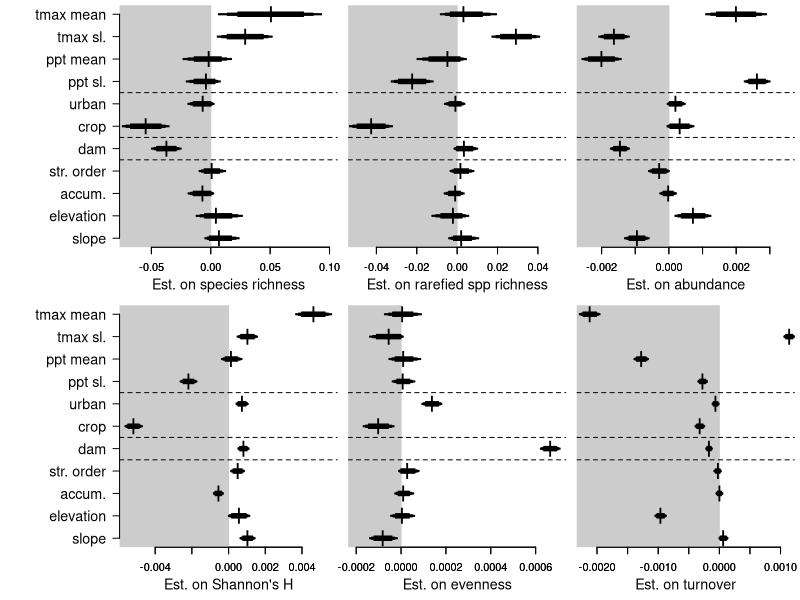

Source code (R):
##Set working directory
setwd("C:/Users/ewelti/Desktop/git/EuroAquaticMacroInverts/")

# attach data
drivEst <- read.csv("outputs/Driver_metaanaly_Ests.csv")
#drivEst <- read.csv("outputs/Driver_horseshoe_metaanaly_Ests.csv")
head(drivEst)
unique(drivEst$Response)

options(scipen=999)

tiff(filename = "plots/drivers/Drivers_taxonDiv_simple.tiff", width = 12, height = 9, units = 'in', res = 600, compression = 'lzw')
#tiff(filename = "plots/drivers/Drivers_horseshoe_taxonDiv.tiff", width = 12, height = 9, units = 'in', res = 600, compression = 'lzw')

layout(mat = matrix(c(1:8), 
                        nrow = 2, 
                        ncol = 4),
       heights = c(2,2,2,2,2,2,2,2),
       widths = c(1,2,2,2,1,2,2,2))
#layout.show(8)

par(mar=c(4,0.4,0.4,0.4))
#empty plot for where the labels will go
plot(0, xaxt = 'n', yaxt = 'n', bty = 'n', pch = '', ylab = '', xlab = '')
plot(0, xaxt = 'n', yaxt = 'n', bty = 'n', pch = '', ylab = '', xlab = '')
#####################Taxonomic metrics ##############################
#### Spp Richness #####
sub <- subset(drivEst, Response == "spp_richness")
est <- sub$Estimate[2:12]
yy <- c(9,11,10,12,5,4,3,2,8,7,6)
plot(yy ~ est, ylab="",xlab="", yaxt="n", las=1, type="n",xlim=c(-0.07,0.10), cex=2, bty="n")
polygon(x=c(-100,-100,0,0),
        y=c(-4,22,22,-4), col = "grey80", border = "grey80")
axis(2, at=yy, labels=c("ppt sl.","tmax sl.",  "ppt mean", "tmax mean",
				"str. order", "accum.", "elevation", "slope",
  				"urban","crop", "dam"), las=1,cex.axis=1.3)
title(xlab="Est. on species richness", line=2.4,cex.lab=1.3)
axis(side = 1, lwd = 1)
points(yy ~ est, pch="l",cex=2)
yyy1=c(0.975,1.025,1.025,0.975)
yyy2=c(0.95,1.05,1.05,0.95)
yyy3=c(0.9,1.1,1.1,0.9)
polygon(x=c(sub$Q2.5[9], sub$Q2.5[9], sub$Q97.5[9], sub$Q97.5[9]),y=(yyy1+1), col = 1, border = 1,lwd = 1)
polygon(x=c(sub$Q5[9], sub$Q5[9], sub$Q95[9], sub$Q95[9]),y=(yyy2+1), col = 1, border = 1,lwd = 1)
polygon(x=c(sub$Q10[9], sub$Q10[9], sub$Q90[9], sub$Q90[9]),y=(yyy3+1), col = 1, border = 1,lwd = 1)
polygon(x=c(sub$Q2.5[8], sub$Q2.5[8], sub$Q97.5[8], sub$Q97.5[8]),y=(yyy1+2), col = 1, border = 1,lwd = 1)
polygon(x=c(sub$Q5[8], sub$Q5[8], sub$Q95[8], sub$Q95[8]),y=(yyy2+2), col = 1, border = 1,lwd = 1)
polygon(x=c(sub$Q10[8], sub$Q10[8], sub$Q90[8], sub$Q90[8]),y=(yyy3+2), col = 1, border = 1,lwd = 1)
polygon(x=c(sub$Q2.5[7], sub$Q2.5[7], sub$Q97.5[7], sub$Q97.5[7]),y=(yyy1+3), col = 1, border = 1,lwd = 1)
polygon(x=c(sub$Q5[7], sub$Q5[7], sub$Q95[7], sub$Q95[7]),y=(yyy2+3), col = 1, border = 1,lwd = 1)
polygon(x=c(sub$Q10[7], sub$Q10[7], sub$Q90[7], sub$Q90[7]),y=(yyy3+3), col = 1, border = 1,lwd = 1)
polygon(x=c(sub$Q2.5[6], sub$Q2.5[6], sub$Q97.5[6], sub$Q97.5[6]),y=(yyy1+4), col = 1, border = 1,lwd = 1)
polygon(x=c(sub$Q5[6], sub$Q5[6], sub$Q95[6], sub$Q95[6]),y=(yyy2+4), col = 1, border = 1,lwd = 1)
polygon(x=c(sub$Q10[6], sub$Q10[6], sub$Q90[6], sub$Q90[6]),y=(yyy3+4), col = 1, border = 1,lwd = 1)
polygon(x=c(sub$Q2.5[12], sub$Q2.5[12], sub$Q97.5[12], sub$Q97.5[12]),y=(yyy1+5), col = 1, border = 1,lwd = 1)
polygon(x=c(sub$Q5[12], sub$Q5[12], sub$Q95[12], sub$Q95[12]),y=(yyy2+5), col = 1, border = 1,lwd = 1)
polygon(x=c(sub$Q10[12], sub$Q10[12], sub$Q90[12], sub$Q90[12]),y=(yyy3+5), col = 1, border = 1,lwd = 1)
polygon(x=c(sub$Q2.5[11], sub$Q2.5[11], sub$Q97.5[11], sub$Q97.5[11]),y=(yyy1+6), col = 1, border = 1,lwd = 1)
polygon(x=c(sub$Q5[11], sub$Q5[11], sub$Q95[11], sub$Q95[11]),y=(yyy2+6), col = 1, border = 1,lwd = 1)
polygon(x=c(sub$Q10[11], sub$Q10[11], sub$Q90[11], sub$Q90[11]),y=(yyy3+6), col = 1, border = 1,lwd = 1)
polygon(x=c(sub$Q2.5[10], sub$Q2.5[10], sub$Q97.5[10], sub$Q97.5[10]),y=(yyy1+7), col = 1, border = 1,lwd = 1)
polygon(x=c(sub$Q5[10], sub$Q5[10], sub$Q95[10], sub$Q95[10]),y=(yyy2+7), col = 1, border = 1,lwd = 1)
polygon(x=c(sub$Q10[10], sub$Q10[10], sub$Q90[10], sub$Q90[10]),y=(yyy3+7), col = 1, border = 1,lwd = 1)
polygon(x=c(sub$Q2.5[2], sub$Q2.5[2], sub$Q97.5[2], sub$Q97.5[2]),y=(yyy1+8), col = 1, border = 1,lwd = 1)
polygon(x=c(sub$Q5[2], sub$Q5[2], sub$Q95[2], sub$Q95[2]),y=(yyy2+8), col = 1, border = 1,lwd = 1)
polygon(x=c(sub$Q10[2], sub$Q10[2], sub$Q90[2], sub$Q90[2]),y=(yyy3+8), col = 1, border = 1,lwd = 1)
polygon(x=c(sub$Q2.5[4], sub$Q2.5[4], sub$Q97.5[4], sub$Q97.5[4]),y=(yyy1+9), col = 1, border = 1,lwd = 1)
polygon(x=c(sub$Q5[4], sub$Q5[4], sub$Q95[4], sub$Q95[4]),y=(yyy2+9), col = 1, border = 1,lwd = 1)
polygon(x=c(sub$Q10[4], sub$Q10[4], sub$Q90[4], sub$Q90[4]),y=(yyy3+9), col = 1, border = 1,lwd = 1)
polygon(x=c(sub$Q2.5[3], sub$Q2.5[3], sub$Q97.5[3], sub$Q97.5[3]),y=(yyy1+10), col = 1, border = 1,lwd = 1)
polygon(x=c(sub$Q5[3], sub$Q5[3], sub$Q95[3], sub$Q95[3]),y=(yyy2+10), col = 1, border = 1,lwd = 1)
polygon(x=c(sub$Q10[3], sub$Q10[3], sub$Q90[3], sub$Q90[3]),y=(yyy3+10), col = 1, border = 1,lwd = 1)
polygon(x=c(sub$Q2.5[5], sub$Q2.5[5], sub$Q97.5[5], sub$Q97.5[5]),y=(yyy1+11), col = 1, border = 1,lwd = 1)
polygon(x=c(sub$Q5[5], sub$Q5[5], sub$Q95[5], sub$Q95[5]),y=(yyy2+11), col = 1, border = 1,lwd = 1)
polygon(x=c(sub$Q10[5], sub$Q10[5], sub$Q90[5], sub$Q90[5]),y=(yyy3+11), col = 1, border = 1,lwd = 1)
abline(h=5.5,lty=2)
abline(h=6.5,lty=2)
abline(h=8.5,lty=2)

#### shannonsH #####
sub <- subset(drivEst, Response == "shannonsH")
est <- sub$Estimate[2:12]
plot(yy ~ est, ylab="",xlab="", yaxt="n", las=1, type="n",xlim=c(-0.0055,0.0055), cex=2, bty="n")
title(xlab="Est. on Shannon's H", line=2.4,cex.lab=1.3)
polygon(x=c(-100,-100,0,0),
        y=c(-4,22,22,-4), col = "grey80", border = "grey80")
axis(2, at=yy, labels=c("ppt sl.","tmax sl.",  "ppt mean", "tmax mean",
				"str. order", "accum.", "elevation", "slope",
  				"urban","crop", "dam"), las=1,cex.axis=1.3)
axis(side = 1, lwd = 1)

points(yy ~ est, pch="l",cex=2)
yyy1=c(0.975,1.025,1.025,0.975)
yyy2=c(0.95,1.05,1.05,0.95)
yyy3=c(0.9,1.1,1.1,0.9)
polygon(x=c(sub$Q2.5[9], sub$Q2.5[9], sub$Q97.5[9], sub$Q97.5[9]),y=(yyy1+1), col = 1, border = 1,lwd = 1)
polygon(x=c(sub$Q5[9], sub$Q5[9], sub$Q95[9], sub$Q95[9]),y=(yyy2+1), col = 1, border = 1,lwd = 1)
polygon(x=c(sub$Q10[9], sub$Q10[9], sub$Q90[9], sub$Q90[9]),y=(yyy3+1), col = 1, border = 1,lwd = 1)
polygon(x=c(sub$Q2.5[8], sub$Q2.5[8], sub$Q97.5[8], sub$Q97.5[8]),y=(yyy1+2), col = 1, border = 1,lwd = 1)
polygon(x=c(sub$Q5[8], sub$Q5[8], sub$Q95[8], sub$Q95[8]),y=(yyy2+2), col = 1, border = 1,lwd = 1)
polygon(x=c(sub$Q10[8], sub$Q10[8], sub$Q90[8], sub$Q90[8]),y=(yyy3+2), col = 1, border = 1,lwd = 1)
polygon(x=c(sub$Q2.5[7], sub$Q2.5[7], sub$Q97.5[7], sub$Q97.5[7]),y=(yyy1+3), col = 1, border = 1,lwd = 1)
polygon(x=c(sub$Q5[7], sub$Q5[7], sub$Q95[7], sub$Q95[7]),y=(yyy2+3), col = 1, border = 1,lwd = 1)
polygon(x=c(sub$Q10[7], sub$Q10[7], sub$Q90[7], sub$Q90[7]),y=(yyy3+3), col = 1, border = 1,lwd = 1)
polygon(x=c(sub$Q2.5[6], sub$Q2.5[6], sub$Q97.5[6], sub$Q97.5[6]),y=(yyy1+4), col = 1, border = 1,lwd = 1)
polygon(x=c(sub$Q5[6], sub$Q5[6], sub$Q95[6], sub$Q95[6]),y=(yyy2+4), col = 1, border = 1,lwd = 1)
polygon(x=c(sub$Q10[6], sub$Q10[6], sub$Q90[6], sub$Q90[6]),y=(yyy3+4), col = 1, border = 1,lwd = 1)
polygon(x=c(sub$Q2.5[12], sub$Q2.5[12], sub$Q97.5[12], sub$Q97.5[12]),y=(yyy1+5), col = 1, border = 1,lwd = 1)
polygon(x=c(sub$Q5[12], sub$Q5[12], sub$Q95[12], sub$Q95[12]),y=(yyy2+5), col = 1, border = 1,lwd = 1)
polygon(x=c(sub$Q10[12], sub$Q10[12], sub$Q90[12], sub$Q90[12]),y=(yyy3+5), col = 1, border = 1,lwd = 1)
polygon(x=c(sub$Q2.5[11], sub$Q2.5[11], sub$Q97.5[11], sub$Q97.5[11]),y=(yyy1+6), col = 1, border = 1,lwd = 1)
polygon(x=c(sub$Q5[11], sub$Q5[11], sub$Q95[11], sub$Q95[11]),y=(yyy2+6), col = 1, border = 1,lwd = 1)
polygon(x=c(sub$Q10[11], sub$Q10[11], sub$Q90[11], sub$Q90[11]),y=(yyy3+6), col = 1, border = 1,lwd = 1)
polygon(x=c(sub$Q2.5[10], sub$Q2.5[10], sub$Q97.5[10], sub$Q97.5[10]),y=(yyy1+7), col = 1, border = 1,lwd = 1)
polygon(x=c(sub$Q5[10], sub$Q5[10], sub$Q95[10], sub$Q95[10]),y=(yyy2+7), col = 1, border = 1,lwd = 1)
polygon(x=c(sub$Q10[10], sub$Q10[10], sub$Q90[10], sub$Q90[10]),y=(yyy3+7), col = 1, border = 1,lwd = 1)
polygon(x=c(sub$Q2.5[2], sub$Q2.5[2], sub$Q97.5[2], sub$Q97.5[2]),y=(yyy1+8), col = 1, border = 1,lwd = 1)
polygon(x=c(sub$Q5[2], sub$Q5[2], sub$Q95[2], sub$Q95[2]),y=(yyy2+8), col = 1, border = 1,lwd = 1)
polygon(x=c(sub$Q10[2], sub$Q10[2], sub$Q90[2], sub$Q90[2]),y=(yyy3+8), col = 1, border = 1,lwd = 1)
polygon(x=c(sub$Q2.5[4], sub$Q2.5[4], sub$Q97.5[4], sub$Q97.5[4]),y=(yyy1+9), col = 1, border = 1,lwd = 1)
polygon(x=c(sub$Q5[4], sub$Q5[4], sub$Q95[4], sub$Q95[4]),y=(yyy2+9), col = 1, border = 1,lwd = 1)
polygon(x=c(sub$Q10[4], sub$Q10[4], sub$Q90[4], sub$Q90[4]),y=(yyy3+9), col = 1, border = 1,lwd = 1)
polygon(x=c(sub$Q2.5[3], sub$Q2.5[3], sub$Q97.5[3], sub$Q97.5[3]),y=(yyy1+10), col = 1, border = 1,lwd = 1)
polygon(x=c(sub$Q5[3], sub$Q5[3], sub$Q95[3], sub$Q95[3]),y=(yyy2+10), col = 1, border = 1,lwd = 1)
polygon(x=c(sub$Q10[3], sub$Q10[3], sub$Q90[3], sub$Q90[3]),y=(yyy3+10), col = 1, border = 1,lwd = 1)
polygon(x=c(sub$Q2.5[5], sub$Q2.5[5], sub$Q97.5[5], sub$Q97.5[5]),y=(yyy1+11), col = 1, border = 1,lwd = 1)
polygon(x=c(sub$Q5[5], sub$Q5[5], sub$Q95[5], sub$Q95[5]),y=(yyy2+11), col = 1, border = 1,lwd = 1)
polygon(x=c(sub$Q10[5], sub$Q10[5], sub$Q90[5], sub$Q90[5]),y=(yyy3+11), col = 1, border = 1,lwd = 1)
abline(h=5.5,lty=2)
abline(h=6.5,lty=2)
abline(h=8.5,lty=2)

#### spp_richness_rarefied #####
sub <- subset(drivEst, Response == "spp_richness_rarefied")
est <- sub$Estimate[2:12]
plot(yy ~ est, ylab="",xlab="", yaxt="n", las=1, type="n",xlim=c(-0.05,0.05), cex=2, bty="n")
title(xlab="Est. on rarefied spp richness", line=2.4,cex.lab=1.3)
polygon(x=c(-100,-100,0,0),
        y=c(-4,22,22,-4), col = "grey80", border = "grey80")
axis(side = 1, lwd = 1)

points(yy ~ est, pch="l",cex=2)
yyy1=c(0.975,1.025,1.025,0.975)
yyy2=c(0.95,1.05,1.05,0.95)
yyy3=c(0.9,1.1,1.1,0.9)
polygon(x=c(sub$Q2.5[9], sub$Q2.5[9], sub$Q97.5[9], sub$Q97.5[9]),y=(yyy1+1), col = 1, border = 1,lwd = 1)
polygon(x=c(sub$Q5[9], sub$Q5[9], sub$Q95[9], sub$Q95[9]),y=(yyy2+1), col = 1, border = 1,lwd = 1)
polygon(x=c(sub$Q10[9], sub$Q10[9], sub$Q90[9], sub$Q90[9]),y=(yyy3+1), col = 1, border = 1,lwd = 1)
polygon(x=c(sub$Q2.5[8], sub$Q2.5[8], sub$Q97.5[8], sub$Q97.5[8]),y=(yyy1+2), col = 1, border = 1,lwd = 1)
polygon(x=c(sub$Q5[8], sub$Q5[8], sub$Q95[8], sub$Q95[8]),y=(yyy2+2), col = 1, border = 1,lwd = 1)
polygon(x=c(sub$Q10[8], sub$Q10[8], sub$Q90[8], sub$Q90[8]),y=(yyy3+2), col = 1, border = 1,lwd = 1)
polygon(x=c(sub$Q2.5[7], sub$Q2.5[7], sub$Q97.5[7], sub$Q97.5[7]),y=(yyy1+3), col = 1, border = 1,lwd = 1)
polygon(x=c(sub$Q5[7], sub$Q5[7], sub$Q95[7], sub$Q95[7]),y=(yyy2+3), col = 1, border = 1,lwd = 1)
polygon(x=c(sub$Q10[7], sub$Q10[7], sub$Q90[7], sub$Q90[7]),y=(yyy3+3), col = 1, border = 1,lwd = 1)
polygon(x=c(sub$Q2.5[6], sub$Q2.5[6], sub$Q97.5[6], sub$Q97.5[6]),y=(yyy1+4), col = 1, border = 1,lwd = 1)
polygon(x=c(sub$Q5[6], sub$Q5[6], sub$Q95[6], sub$Q95[6]),y=(yyy2+4), col = 1, border = 1,lwd = 1)
polygon(x=c(sub$Q10[6], sub$Q10[6], sub$Q90[6], sub$Q90[6]),y=(yyy3+4), col = 1, border = 1,lwd = 1)
polygon(x=c(sub$Q2.5[12], sub$Q2.5[12], sub$Q97.5[12], sub$Q97.5[12]),y=(yyy1+5), col = 1, border = 1,lwd = 1)
polygon(x=c(sub$Q5[12], sub$Q5[12], sub$Q95[12], sub$Q95[12]),y=(yyy2+5), col = 1, border = 1,lwd = 1)
polygon(x=c(sub$Q10[12], sub$Q10[12], sub$Q90[12], sub$Q90[12]),y=(yyy3+5), col = 1, border = 1,lwd = 1)
polygon(x=c(sub$Q2.5[11], sub$Q2.5[11], sub$Q97.5[11], sub$Q97.5[11]),y=(yyy1+6), col = 1, border = 1,lwd = 1)
polygon(x=c(sub$Q5[11], sub$Q5[11], sub$Q95[11], sub$Q95[11]),y=(yyy2+6), col = 1, border = 1,lwd = 1)
polygon(x=c(sub$Q10[11], sub$Q10[11], sub$Q90[11], sub$Q90[11]),y=(yyy3+6), col = 1, border = 1,lwd = 1)
polygon(x=c(sub$Q2.5[10], sub$Q2.5[10], sub$Q97.5[10], sub$Q97.5[10]),y=(yyy1+7), col = 1, border = 1,lwd = 1)
polygon(x=c(sub$Q5[10], sub$Q5[10], sub$Q95[10], sub$Q95[10]),y=(yyy2+7), col = 1, border = 1,lwd = 1)
polygon(x=c(sub$Q10[10], sub$Q10[10], sub$Q90[10], sub$Q90[10]),y=(yyy3+7), col = 1, border = 1,lwd = 1)
polygon(x=c(sub$Q2.5[2], sub$Q2.5[2], sub$Q97.5[2], sub$Q97.5[2]),y=(yyy1+8), col = 1, border = 1,lwd = 1)
polygon(x=c(sub$Q5[2], sub$Q5[2], sub$Q95[2], sub$Q95[2]),y=(yyy2+8), col = 1, border = 1,lwd = 1)
polygon(x=c(sub$Q10[2], sub$Q10[2], sub$Q90[2], sub$Q90[2]),y=(yyy3+8), col = 1, border = 1,lwd = 1)
polygon(x=c(sub$Q2.5[4], sub$Q2.5[4], sub$Q97.5[4], sub$Q97.5[4]),y=(yyy1+9), col = 1, border = 1,lwd = 1)
polygon(x=c(sub$Q5[4], sub$Q5[4], sub$Q95[4], sub$Q95[4]),y=(yyy2+9), col = 1, border = 1,lwd = 1)
polygon(x=c(sub$Q10[4], sub$Q10[4], sub$Q90[4], sub$Q90[4]),y=(yyy3+9), col = 1, border = 1,lwd = 1)
polygon(x=c(sub$Q2.5[3], sub$Q2.5[3], sub$Q97.5[3], sub$Q97.5[3]),y=(yyy1+10), col = 1, border = 1,lwd = 1)
polygon(x=c(sub$Q5[3], sub$Q5[3], sub$Q95[3], sub$Q95[3]),y=(yyy2+10), col = 1, border = 1,lwd = 1)
polygon(x=c(sub$Q10[3], sub$Q10[3], sub$Q90[3], sub$Q90[3]),y=(yyy3+10), col = 1, border = 1,lwd = 1)
polygon(x=c(sub$Q2.5[5], sub$Q2.5[5], sub$Q97.5[5], sub$Q97.5[5]),y=(yyy1+11), col = 1, border = 1,lwd = 1)
polygon(x=c(sub$Q5[5], sub$Q5[5], sub$Q95[5], sub$Q95[5]),y=(yyy2+11), col = 1, border = 1,lwd = 1)
polygon(x=c(sub$Q10[5], sub$Q10[5], sub$Q90[5], sub$Q90[5]),y=(yyy3+11), col = 1, border = 1,lwd = 1)
abline(h=5.5,lty=2)
abline(h=6.5,lty=2)
abline(h=8.5,lty=2)

#### E10 #####
sub <- subset(drivEst, Response == "E10")
est <- sub$Estimate[2:12]
plot(yy ~ est, ylab="",xlab="", yaxt="n", las=1, type="n",xlim=c(-0.0002,0.0007), cex=2, bty="n")
title(xlab="Est. on evenness", line=2.4,cex.lab=1.3)
polygon(x=c(-100,-100,0,0),
        y=c(-4,22,22,-4), col = "grey80", border = "grey80")
axis(side = 1, lwd = 1)

points(yy ~ est, pch="l",cex=2)
yyy1=c(0.975,1.025,1.025,0.975)
yyy2=c(0.95,1.05,1.05,0.95)
yyy3=c(0.9,1.1,1.1,0.9)
polygon(x=c(sub$Q2.5[9], sub$Q2.5[9], sub$Q97.5[9], sub$Q97.5[9]),y=(yyy1+1), col = 1, border = 1,lwd = 1)
polygon(x=c(sub$Q5[9], sub$Q5[9], sub$Q95[9], sub$Q95[9]),y=(yyy2+1), col = 1, border = 1,lwd = 1)
polygon(x=c(sub$Q10[9], sub$Q10[9], sub$Q90[9], sub$Q90[9]),y=(yyy3+1), col = 1, border = 1,lwd = 1)
polygon(x=c(sub$Q2.5[8], sub$Q2.5[8], sub$Q97.5[8], sub$Q97.5[8]),y=(yyy1+2), col = 1, border = 1,lwd = 1)
polygon(x=c(sub$Q5[8], sub$Q5[8], sub$Q95[8], sub$Q95[8]),y=(yyy2+2), col = 1, border = 1,lwd = 1)
polygon(x=c(sub$Q10[8], sub$Q10[8], sub$Q90[8], sub$Q90[8]),y=(yyy3+2), col = 1, border = 1,lwd = 1)
polygon(x=c(sub$Q2.5[7], sub$Q2.5[7], sub$Q97.5[7], sub$Q97.5[7]),y=(yyy1+3), col = 1, border = 1,lwd = 1)
polygon(x=c(sub$Q5[7], sub$Q5[7], sub$Q95[7], sub$Q95[7]),y=(yyy2+3), col = 1, border = 1,lwd = 1)
polygon(x=c(sub$Q10[7], sub$Q10[7], sub$Q90[7], sub$Q90[7]),y=(yyy3+3), col = 1, border = 1,lwd = 1)
polygon(x=c(sub$Q2.5[6], sub$Q2.5[6], sub$Q97.5[6], sub$Q97.5[6]),y=(yyy1+4), col = 1, border = 1,lwd = 1)
polygon(x=c(sub$Q5[6], sub$Q5[6], sub$Q95[6], sub$Q95[6]),y=(yyy2+4), col = 1, border = 1,lwd = 1)
polygon(x=c(sub$Q10[6], sub$Q10[6], sub$Q90[6], sub$Q90[6]),y=(yyy3+4), col = 1, border = 1,lwd = 1)
polygon(x=c(sub$Q2.5[12], sub$Q2.5[12], sub$Q97.5[12], sub$Q97.5[12]),y=(yyy1+5), col = 1, border = 1,lwd = 1)
polygon(x=c(sub$Q5[12], sub$Q5[12], sub$Q95[12], sub$Q95[12]),y=(yyy2+5), col = 1, border = 1,lwd = 1)
polygon(x=c(sub$Q10[12], sub$Q10[12], sub$Q90[12], sub$Q90[12]),y=(yyy3+5), col = 1, border = 1,lwd = 1)
polygon(x=c(sub$Q2.5[11], sub$Q2.5[11], sub$Q97.5[11], sub$Q97.5[11]),y=(yyy1+6), col = 1, border = 1,lwd = 1)
polygon(x=c(sub$Q5[11], sub$Q5[11], sub$Q95[11], sub$Q95[11]),y=(yyy2+6), col = 1, border = 1,lwd = 1)
polygon(x=c(sub$Q10[11], sub$Q10[11], sub$Q90[11], sub$Q90[11]),y=(yyy3+6), col = 1, border = 1,lwd = 1)
polygon(x=c(sub$Q2.5[10], sub$Q2.5[10], sub$Q97.5[10], sub$Q97.5[10]),y=(yyy1+7), col = 1, border = 1,lwd = 1)
polygon(x=c(sub$Q5[10], sub$Q5[10], sub$Q95[10], sub$Q95[10]),y=(yyy2+7), col = 1, border = 1,lwd = 1)
polygon(x=c(sub$Q10[10], sub$Q10[10], sub$Q90[10], sub$Q90[10]),y=(yyy3+7), col = 1, border = 1,lwd = 1)
polygon(x=c(sub$Q2.5[2], sub$Q2.5[2], sub$Q97.5[2], sub$Q97.5[2]),y=(yyy1+8), col = 1, border = 1,lwd = 1)
polygon(x=c(sub$Q5[2], sub$Q5[2], sub$Q95[2], sub$Q95[2]),y=(yyy2+8), col = 1, border = 1,lwd = 1)
polygon(x=c(sub$Q10[2], sub$Q10[2], sub$Q90[2], sub$Q90[2]),y=(yyy3+8), col = 1, border = 1,lwd = 1)
polygon(x=c(sub$Q2.5[4], sub$Q2.5[4], sub$Q97.5[4], sub$Q97.5[4]),y=(yyy1+9), col = 1, border = 1,lwd = 1)
polygon(x=c(sub$Q5[4], sub$Q5[4], sub$Q95[4], sub$Q95[4]),y=(yyy2+9), col = 1, border = 1,lwd = 1)
polygon(x=c(sub$Q10[4], sub$Q10[4], sub$Q90[4], sub$Q90[4]),y=(yyy3+9), col = 1, border = 1,lwd = 1)
polygon(x=c(sub$Q2.5[3], sub$Q2.5[3], sub$Q97.5[3], sub$Q97.5[3]),y=(yyy1+10), col = 1, border = 1,lwd = 1)
polygon(x=c(sub$Q5[3], sub$Q5[3], sub$Q95[3], sub$Q95[3]),y=(yyy2+10), col = 1, border = 1,lwd = 1)
polygon(x=c(sub$Q10[3], sub$Q10[3], sub$Q90[3], sub$Q90[3]),y=(yyy3+10), col = 1, border = 1,lwd = 1)
polygon(x=c(sub$Q2.5[5], sub$Q2.5[5], sub$Q97.5[5], sub$Q97.5[5]),y=(yyy1+11), col = 1, border = 1,lwd = 1)
polygon(x=c(sub$Q5[5], sub$Q5[5], sub$Q95[5], sub$Q95[5]),y=(yyy2+11), col = 1, border = 1,lwd = 1)
polygon(x=c(sub$Q10[5], sub$Q10[5], sub$Q90[5], sub$Q90[5]),y=(yyy3+11), col = 1, border = 1,lwd = 1)
abline(h=5.5,lty=2)
abline(h=6.5,lty=2)
abline(h=8.5,lty=2)

#### Abundance #####
sub <- subset(drivEst, Response == "abundance")
est <- sub$Estimate[2:12]
plot(yy ~ est, ylab="",xlab="", yaxt="n", las=1, type="n",xlim=c(-0.0025,0.0035), cex=2, bty="n")
title(xlab="Est. on abundance", line=2.4,cex.lab=1.3)
polygon(x=c(-100,-100,0,0),
        y=c(-4,22,22,-4), col = "grey80", border = "grey80")
axis(side = 1, lwd = 1)

points(yy ~ est, pch="l",cex=2)
yyy1=c(0.975,1.025,1.025,0.975)
yyy2=c(0.95,1.05,1.05,0.95)
yyy3=c(0.9,1.1,1.1,0.9)
polygon(x=c(sub$Q2.5[9], sub$Q2.5[9], sub$Q97.5[9], sub$Q97.5[9]),y=(yyy1+1), col = 1, border = 1,lwd = 1)
polygon(x=c(sub$Q5[9], sub$Q5[9], sub$Q95[9], sub$Q95[9]),y=(yyy2+1), col = 1, border = 1,lwd = 1)
polygon(x=c(sub$Q10[9], sub$Q10[9], sub$Q90[9], sub$Q90[9]),y=(yyy3+1), col = 1, border = 1,lwd = 1)
polygon(x=c(sub$Q2.5[8], sub$Q2.5[8], sub$Q97.5[8], sub$Q97.5[8]),y=(yyy1+2), col = 1, border = 1,lwd = 1)
polygon(x=c(sub$Q5[8], sub$Q5[8], sub$Q95[8], sub$Q95[8]),y=(yyy2+2), col = 1, border = 1,lwd = 1)
polygon(x=c(sub$Q10[8], sub$Q10[8], sub$Q90[8], sub$Q90[8]),y=(yyy3+2), col = 1, border = 1,lwd = 1)
polygon(x=c(sub$Q2.5[7], sub$Q2.5[7], sub$Q97.5[7], sub$Q97.5[7]),y=(yyy1+3), col = 1, border = 1,lwd = 1)
polygon(x=c(sub$Q5[7], sub$Q5[7], sub$Q95[7], sub$Q95[7]),y=(yyy2+3), col = 1, border = 1,lwd = 1)
polygon(x=c(sub$Q10[7], sub$Q10[7], sub$Q90[7], sub$Q90[7]),y=(yyy3+3), col = 1, border = 1,lwd = 1)
polygon(x=c(sub$Q2.5[6], sub$Q2.5[6], sub$Q97.5[6], sub$Q97.5[6]),y=(yyy1+4), col = 1, border = 1,lwd = 1)
polygon(x=c(sub$Q5[6], sub$Q5[6], sub$Q95[6], sub$Q95[6]),y=(yyy2+4), col = 1, border = 1,lwd = 1)
polygon(x=c(sub$Q10[6], sub$Q10[6], sub$Q90[6], sub$Q90[6]),y=(yyy3+4), col = 1, border = 1,lwd = 1)
polygon(x=c(sub$Q2.5[12], sub$Q2.5[12], sub$Q97.5[12], sub$Q97.5[12]),y=(yyy1+5), col = 1, border = 1,lwd = 1)
polygon(x=c(sub$Q5[12], sub$Q5[12], sub$Q95[12], sub$Q95[12]),y=(yyy2+5), col = 1, border = 1,lwd = 1)
polygon(x=c(sub$Q10[12], sub$Q10[12], sub$Q90[12], sub$Q90[12]),y=(yyy3+5), col = 1, border = 1,lwd = 1)
polygon(x=c(sub$Q2.5[11], sub$Q2.5[11], sub$Q97.5[11], sub$Q97.5[11]),y=(yyy1+6), col = 1, border = 1,lwd = 1)
polygon(x=c(sub$Q5[11], sub$Q5[11], sub$Q95[11], sub$Q95[11]),y=(yyy2+6), col = 1, border = 1,lwd = 1)
polygon(x=c(sub$Q10[11], sub$Q10[11], sub$Q90[11], sub$Q90[11]),y=(yyy3+6), col = 1, border = 1,lwd = 1)
polygon(x=c(sub$Q2.5[10], sub$Q2.5[10], sub$Q97.5[10], sub$Q97.5[10]),y=(yyy1+7), col = 1, border = 1,lwd = 1)
polygon(x=c(sub$Q5[10], sub$Q5[10], sub$Q95[10], sub$Q95[10]),y=(yyy2+7), col = 1, border = 1,lwd = 1)
polygon(x=c(sub$Q10[10], sub$Q10[10], sub$Q90[10], sub$Q90[10]),y=(yyy3+7), col = 1, border = 1,lwd = 1)
polygon(x=c(sub$Q2.5[2], sub$Q2.5[2], sub$Q97.5[2], sub$Q97.5[2]),y=(yyy1+8), col = 1, border = 1,lwd = 1)
polygon(x=c(sub$Q5[2], sub$Q5[2], sub$Q95[2], sub$Q95[2]),y=(yyy2+8), col = 1, border = 1,lwd = 1)
polygon(x=c(sub$Q10[2], sub$Q10[2], sub$Q90[2], sub$Q90[2]),y=(yyy3+8), col = 1, border = 1,lwd = 1)
polygon(x=c(sub$Q2.5[4], sub$Q2.5[4], sub$Q97.5[4], sub$Q97.5[4]),y=(yyy1+9), col = 1, border = 1,lwd = 1)
polygon(x=c(sub$Q5[4], sub$Q5[4], sub$Q95[4], sub$Q95[4]),y=(yyy2+9), col = 1, border = 1,lwd = 1)
polygon(x=c(sub$Q10[4], sub$Q10[4], sub$Q90[4], sub$Q90[4]),y=(yyy3+9), col = 1, border = 1,lwd = 1)
polygon(x=c(sub$Q2.5[3], sub$Q2.5[3], sub$Q97.5[3], sub$Q97.5[3]),y=(yyy1+10), col = 1, border = 1,lwd = 1)
polygon(x=c(sub$Q5[3], sub$Q5[3], sub$Q95[3], sub$Q95[3]),y=(yyy2+10), col = 1, border = 1,lwd = 1)
polygon(x=c(sub$Q10[3], sub$Q10[3], sub$Q90[3], sub$Q90[3]),y=(yyy3+10), col = 1, border = 1,lwd = 1)
polygon(x=c(sub$Q2.5[5], sub$Q2.5[5], sub$Q97.5[5], sub$Q97.5[5]),y=(yyy1+11), col = 1, border = 1,lwd = 1)
polygon(x=c(sub$Q5[5], sub$Q5[5], sub$Q95[5], sub$Q95[5]),y=(yyy2+11), col = 1, border = 1,lwd = 1)
polygon(x=c(sub$Q10[5], sub$Q10[5], sub$Q90[5], sub$Q90[5]),y=(yyy3+11), col = 1, border = 1,lwd = 1)
abline(h=5.5,lty=2)
abline(h=6.5,lty=2)
abline(h=8.5,lty=2)

#### Turnover #####
sub <- subset(drivEst, Response == "turnover")
est <- sub$Estimate[2:12]
plot(yy ~ est, ylab="",xlab="", yaxt="n", las=1, type="n",xlim=c(-0.0022,0.0011), cex=2, bty="n")
title(xlab="Est. on turnover", line=2.4,cex.lab=1.3)
polygon(x=c(-100,-100,0,0),
        y=c(-4,22,22,-4), col = "grey80", border = "grey80")
axis(side = 1, lwd = 1)

points(yy ~ est, pch="l",cex=2)
yyy1=c(0.975,1.025,1.025,0.975)
yyy2=c(0.95,1.05,1.05,0.95)
yyy3=c(0.9,1.1,1.1,0.9)
polygon(x=c(sub$Q2.5[9], sub$Q2.5[9], sub$Q97.5[9], sub$Q97.5[9]),y=(yyy1+1), col = 1, border = 1,lwd = 1)
polygon(x=c(sub$Q5[9], sub$Q5[9], sub$Q95[9], sub$Q95[9]),y=(yyy2+1), col = 1, border = 1,lwd = 1)
polygon(x=c(sub$Q10[9], sub$Q10[9], sub$Q90[9], sub$Q90[9]),y=(yyy3+1), col = 1, border = 1,lwd = 1)
polygon(x=c(sub$Q2.5[8], sub$Q2.5[8], sub$Q97.5[8], sub$Q97.5[8]),y=(yyy1+2), col = 1, border = 1,lwd = 1)
polygon(x=c(sub$Q5[8], sub$Q5[8], sub$Q95[8], sub$Q95[8]),y=(yyy2+2), col = 1, border = 1,lwd = 1)
polygon(x=c(sub$Q10[8], sub$Q10[8], sub$Q90[8], sub$Q90[8]),y=(yyy3+2), col = 1, border = 1,lwd = 1)
polygon(x=c(sub$Q2.5[7], sub$Q2.5[7], sub$Q97.5[7], sub$Q97.5[7]),y=(yyy1+3), col = 1, border = 1,lwd = 1)
polygon(x=c(sub$Q5[7], sub$Q5[7], sub$Q95[7], sub$Q95[7]),y=(yyy2+3), col = 1, border = 1,lwd = 1)
polygon(x=c(sub$Q10[7], sub$Q10[7], sub$Q90[7], sub$Q90[7]),y=(yyy3+3), col = 1, border = 1,lwd = 1)
polygon(x=c(sub$Q2.5[6], sub$Q2.5[6], sub$Q97.5[6], sub$Q97.5[6]),y=(yyy1+4), col = 1, border = 1,lwd = 1)
polygon(x=c(sub$Q5[6], sub$Q5[6], sub$Q95[6], sub$Q95[6]),y=(yyy2+4), col = 1, border = 1,lwd = 1)
polygon(x=c(sub$Q10[6], sub$Q10[6], sub$Q90[6], sub$Q90[6]),y=(yyy3+4), col = 1, border = 1,lwd = 1)
polygon(x=c(sub$Q2.5[12], sub$Q2.5[12], sub$Q97.5[12], sub$Q97.5[12]),y=(yyy1+5), col = 1, border = 1,lwd = 1)
polygon(x=c(sub$Q5[12], sub$Q5[12], sub$Q95[12], sub$Q95[12]),y=(yyy2+5), col = 1, border = 1,lwd = 1)
polygon(x=c(sub$Q10[12], sub$Q10[12], sub$Q90[12], sub$Q90[12]),y=(yyy3+5), col = 1, border = 1,lwd = 1)
polygon(x=c(sub$Q2.5[11], sub$Q2.5[11], sub$Q97.5[11], sub$Q97.5[11]),y=(yyy1+6), col = 1, border = 1,lwd = 1)
polygon(x=c(sub$Q5[11], sub$Q5[11], sub$Q95[11], sub$Q95[11]),y=(yyy2+6), col = 1, border = 1,lwd = 1)
polygon(x=c(sub$Q10[11], sub$Q10[11], sub$Q90[11], sub$Q90[11]),y=(yyy3+6), col = 1, border = 1,lwd = 1)
polygon(x=c(sub$Q2.5[10], sub$Q2.5[10], sub$Q97.5[10], sub$Q97.5[10]),y=(yyy1+7), col = 1, border = 1,lwd = 1)
polygon(x=c(sub$Q5[10], sub$Q5[10], sub$Q95[10], sub$Q95[10]),y=(yyy2+7), col = 1, border = 1,lwd = 1)
polygon(x=c(sub$Q10[10], sub$Q10[10], sub$Q90[10], sub$Q90[10]),y=(yyy3+7), col = 1, border = 1,lwd = 1)
polygon(x=c(sub$Q2.5[2], sub$Q2.5[2], sub$Q97.5[2], sub$Q97.5[2]),y=(yyy1+8), col = 1, border = 1,lwd = 1)
polygon(x=c(sub$Q5[2], sub$Q5[2], sub$Q95[2], sub$Q95[2]),y=(yyy2+8), col = 1, border = 1,lwd = 1)
polygon(x=c(sub$Q10[2], sub$Q10[2], sub$Q90[2], sub$Q90[2]),y=(yyy3+8), col = 1, border = 1,lwd = 1)
polygon(x=c(sub$Q2.5[4], sub$Q2.5[4], sub$Q97.5[4], sub$Q97.5[4]),y=(yyy1+9), col = 1, border = 1,lwd = 1)
polygon(x=c(sub$Q5[4], sub$Q5[4], sub$Q95[4], sub$Q95[4]),y=(yyy2+9), col = 1, border = 1,lwd = 1)
polygon(x=c(sub$Q10[4], sub$Q10[4], sub$Q90[4], sub$Q90[4]),y=(yyy3+9), col = 1, border = 1,lwd = 1)
polygon(x=c(sub$Q2.5[3], sub$Q2.5[3], sub$Q97.5[3], sub$Q97.5[3]),y=(yyy1+10), col = 1, border = 1,lwd = 1)
polygon(x=c(sub$Q5[3], sub$Q5[3], sub$Q95[3], sub$Q95[3]),y=(yyy2+10), col = 1, border = 1,lwd = 1)
polygon(x=c(sub$Q10[3], sub$Q10[3], sub$Q90[3], sub$Q90[3]),y=(yyy3+10), col = 1, border = 1,lwd = 1)
polygon(x=c(sub$Q2.5[5], sub$Q2.5[5], sub$Q97.5[5], sub$Q97.5[5]),y=(yyy1+11), col = 1, border = 1,lwd = 1)
polygon(x=c(sub$Q5[5], sub$Q5[5], sub$Q95[5], sub$Q95[5]),y=(yyy2+11), col = 1, border = 1,lwd = 1)
polygon(x=c(sub$Q10[5], sub$Q10[5], sub$Q90[5], sub$Q90[5]),y=(yyy3+11), col = 1, border = 1,lwd = 1)
abline(h=5.5,lty=2)
abline(h=6.5,lty=2)
abline(h=8.5,lty=2)

dev.off()
##

